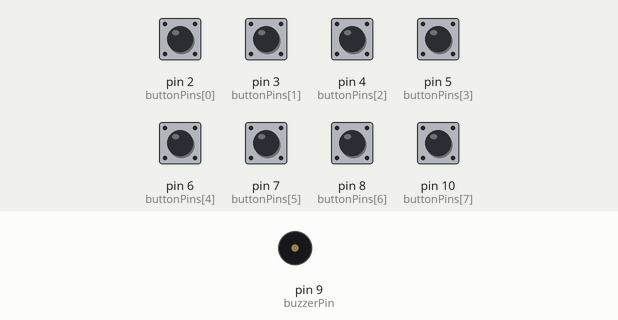
A sketch run on a simulated Arduino Uno, built with avr-gcc and run on an emulated ATmega328P. Parts: buzzer (waves = sounding). The inputs (shaded band) are chosen by the test bench; at power-on: pin 2 (buttonPins[0]), pin 3 (buttonPins[1]), pin 4 (buttonPins[2]), pin 5 (buttonPins[3]), pin 6 (buttonPins[4]), pin 7 (buttonPins[5]), pin 8 (buttonPins[6]), pin 10 (buttonPins[7]) HIGH.

Above: at 1.2 s.
1.3 s: pin 2 (buttonPins[0]) pulled LOW for 0.15 s
At 1.37 s:
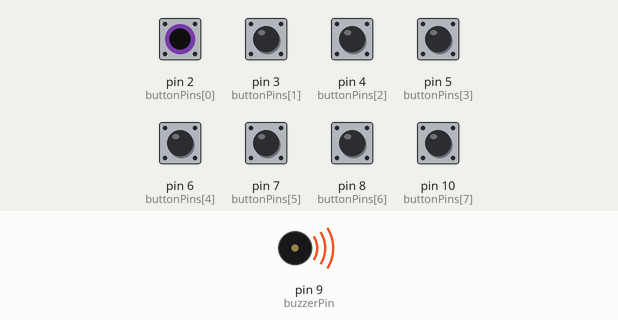
Timing chart, 0 to 4.3 s (numbered marks = the images above; inputs shaded):
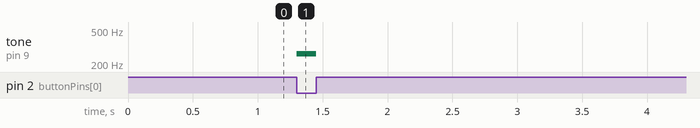

Measured:
- after the input at 1.3 s, tone on pin 9 (buzzerPin): silent → 262 Hz at once, → silent 0.15 s later

The sketch:

Push_serially.ino
```cpp
/*
 * Project 18: Piano with Arduino UNO using Push Buttons & Buzzer
 * Author: Md Akhinoor Islam
 * ESE (Energy Science and Engineering), KUET
 * Description: Play 8 musical notes using 8 push buttons and a piezo buzzer
 */

const int buzzerPin = 9; // Piezo buzzer connected to digital pin 9

// Define note frequencies (C4 to C5)
int notes[] = {262, 294, 330, 349, 392, 440, 494, 523};

// Assign push button pins (D2–D8, D10) -- D9 is for buzzer, so skip it
int buttonPins[] = {2, 3, 4, 5, 6, 7, 8, 10};

void setup() {
  // Use INPUT_PULLUP for reliable button reading (connect button to GND)
  for (int i = 0; i < 8; i++) {
    pinMode(buttonPins[i], INPUT_PULLUP);
  }
  pinMode(buzzerPin, OUTPUT);
}

void loop() {
  for (int i = 0; i < 8; i++) {
    // Button pressed = LOW (because of INPUT_PULLUP)
    if (digitalRead(buttonPins[i]) == LOW) {
      tone(buzzerPin, notes[i]);
      // Wait until button released for better playability
      while (digitalRead(buttonPins[i]) == LOW) {
        delay(10);
      }
      noTone(buzzerPin);
    }
  }
}
```
